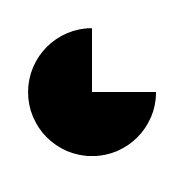
#> input picture RPM-Project-Code/Problems/Basic Problems B/Basic Problem B-04/C.png, 184 x 184 px, found by its file name
$ python detect_shape.py
#> lines starting #> are read from the running program, lines starting #| are printed output that depends on the picture; after the words box and inside, x2 and y2 are one past the last pixel; in counts of white or black regions, pixels touching at a corner belong together
import cv2
import numpy as np

# Load the image
problem_name = 'Basic Problem D-04'
problem_set = problem_name.split('-')[0].replace('Problem', 'Problems')
image_path = '../Problems/' + problem_set + '/' + problem_name + '/C.png'
image = cv2.imread(image_path)
#> image is the input picture: shape (184, 184, 3); min 0, max 255, mean 182.4

# Convert to grayscale
gray = cv2.cvtColor(image, cv2.COLOR_BGR2GRAY)

# use edge detection
blurred = cv2.GaussianBlur(gray, (5, 5), 0)
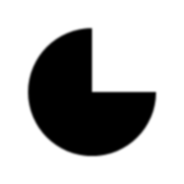
#> blurred: shape (184, 184); min 0, max 255, mean 182.4
edges = cv2.Canny(blurred, 50, 150)
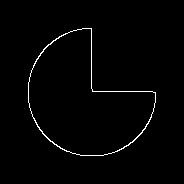
#> edges: shape (184, 184); 1.4% white in thin lines or dots, all inside (x1, y1, x2, y2) = (28, 28, 156, 156)

# use thresholding
_, edges = cv2.threshold(gray, 127, 255, cv2.THRESH_BINARY_INV)
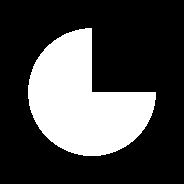
#> edges: shape (184, 184); 28.5% white; 1 white region


# Find contours
contours, hierarchy = cv2.findContours(edges, cv2.RETR_TREE, cv2.CHAIN_APPROX_SIMPLE)
#> contours = 1 contour; box (x1, y1, x2, y2) and area: (28, 28, 156, 156) 9450
print(f"Number of contours: {len(contours)}")
#| Number of contours: 1

# Function to identify shape
def detect_shape(c):
    # Initialize shape name and approximate the contour
    shape = "unidentified"
    peri = cv2.arcLength(c, True)
    vertices = cv2.approxPolyDP(c, 0.04 * peri, True)

    # If the shape is a triangle, it will have 3 vertices
    if len(vertices) == 3:
        shape = "triangle"

    # If the shape has 4 vertices, it is either a square or a rectangle
    elif len(vertices) == 4:
        # Compute the bounding box of the contour and use the
        # bounding box to compute the aspect ratio
        x, y, w, h = cv2.boundingRect(vertices)
        aspect_ratio = w / float(h)

        # A square will have an aspect ratio that is approximately
        # equal to one, otherwise, the shape is a rectangle
        shape = "square" if aspect_ratio >= 0.95 and aspect_ratio <= 1.05 else "rectangle"

    # If the shape is a pentagon, it will have 5 vertices
    elif len(vertices) == 5:
        shape = "pentagon"

    elif len(vertices) == 6:
        shape = "hexagon"

    elif len(vertices) == 7:
        shape = "heptagon"

    elif len(vertices) == 8:
        shape = "octagon"
    # Otherwise, we assume the shape is a circle
    else:
        shape = "circle"

    return shape


# Loop through the contours and hierarchy and find contours that are inside others
for i, (contour, hier) in enumerate(zip(contours, hierarchy[0])):
    cv2.drawContours(image, contours, i, (0, 255, 0), 2)
    shape = detect_shape(contour)
    print(f"Shape {i + 1}: {shape}")
#> this loop made 1 pass
#> (hier, shape, peri in detect_shape) on pass 1: ([-1, -1, -1, -1], 'heptagon', 442.4)
#| Shape 1: heptagon
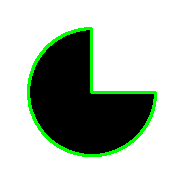
#> image: shape (184, 184, 3); 4.16% of pixels changed, all inside (x1, y1, x2, y2) = (27, 27, 157, 157)

# Save the output image with detected shapes
# output_path = '/mnt/data/shapes_detected.png'
# cv2.imwrite(output_path, image)

# If you want to display the image in an interactive window, uncomment the lines below:
cv2.imshow('Detected Shapes', image)
cv2.waitKey(0)
cv2.destroyAllWindows()
